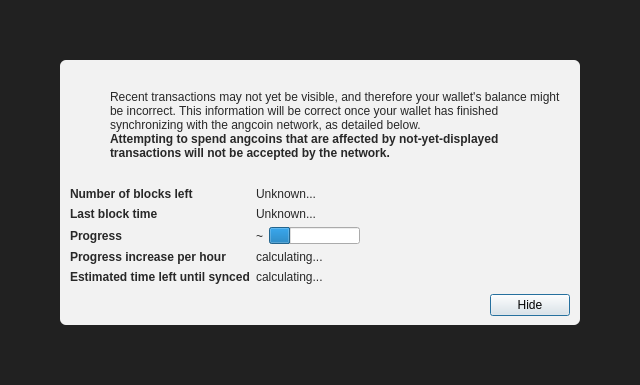
<?xml version="1.0" encoding="UTF-8"?>
<ui version="4.0">
 <class>ModalOverlay</class>
 <widget class="QWidget" name="ModalOverlay">
  <property name="geometry">
   <rect>
    <x>0</x>
    <y>0</y>
    <width>640</width>
    <height>385</height>
   </rect>
  </property>
  <property name="windowTitle">
   <string>Form</string>
  </property>
  <layout class="QVBoxLayout" name="verticalLayout" stretch="0">
   <property name="sizeConstraint">
    <enum>QLayout::SetDefaultConstraint</enum>
   </property>
   <property name="leftMargin">
    <number>0</number>
   </property>
   <property name="topMargin">
    <number>0</number>
   </property>
   <property name="rightMargin">
    <number>0</number>
   </property>
   <property name="bottomMargin">
    <number>0</number>
   </property>
   <item>
    <widget class="QWidget" name="bgWidget" native="true">
     <property name="styleSheet">
      <string notr="true">#bgWidget { background: rgba(0,0,0,220); }</string>
     </property>
     <layout class="QVBoxLayout" name="verticalLayoutMain" stretch="1">
      <property name="leftMargin">
       <number>60</number>
      </property>
      <property name="topMargin">
       <number>60</number>
      </property>
      <property name="rightMargin">
       <number>60</number>
      </property>
      <property name="bottomMargin">
       <number>60</number>
      </property>
      <item>
       <widget class="QWidget" name="contentWidget" native="true">
        <property name="styleSheet">
         <string notr="true">#contentWidget { background: rgba(255,255,255,240); border-radius: 6px; }

QLabel { color: rgb(40,40,40);  }</string>
        </property>
        <layout class="QVBoxLayout" name="verticalLayoutSub" stretch="1,0,0,0">
         <property name="spacing">
          <number>0</number>
         </property>
         <property name="leftMargin">
          <number>10</number>
         </property>
         <property name="topMargin">
          <number>10</number>
         </property>
         <property name="rightMargin">
          <number>10</number>
         </property>
         <property name="bottomMargin">
          <number>10</number>
         </property>
         <item>
          <layout class="QHBoxLayout" name="horizontalLayoutIconText" stretch="0,1">
           <property name="topMargin">
            <number>20</number>
           </property>
           <item>
            <layout class="QVBoxLayout" name="verticalLayoutIcon">
             <property name="leftMargin">
              <number>0</number>
             </property>
             <item>
              <widget class="QPushButton" name="warningIcon">
               <property name="enabled">
                <bool>false</bool>
               </property>
               <property name="text">
                <string/>
               </property>
               <property name="icon">
                <iconset>
                 <normaloff>:/icons/warning</normaloff>
                 <disabledoff>:/icons/warning</disabledoff>:/icons/warning</iconset>
               </property>
               <property name="iconSize">
                <size>
                 <width>48</width>
                 <height>48</height>
                </size>
               </property>
               <property name="flat">
                <bool>true</bool>
               </property>
              </widget>
             </item>
             <item>
              <spacer name="verticalSpacerWarningIcon">
               <property name="orientation">
                <enum>Qt::Vertical</enum>
               </property>
               <property name="sizeHint" stdset="0">
                <size>
                 <width>20</width>
                 <height>40</height>
                </size>
               </property>
              </spacer>
             </item>
            </layout>
           </item>
           <item>
            <layout class="QVBoxLayout" name="verticalLayoutInfoText">
             <property name="leftMargin">
              <number>0</number>
             </property>
             <property name="topMargin">
              <number>0</number>
             </property>
             <item>
              <widget class="QLabel" name="infoText">
               <property name="text">
                <string>Recent transactions may not yet be visible, and therefore your wallet's balance might be incorrect. This information will be correct once your wallet has finished synchronizing with the angcoin network, as detailed below.</string>
               </property>
               <property name="textFormat">
                <enum>Qt::RichText</enum>
               </property>
               <property name="wordWrap">
                <bool>true</bool>
               </property>
              </widget>
             </item>
             <item>
              <widget class="QLabel" name="infoTextStrong">
               <property name="font">
                <font>
                 <weight>75</weight>
                 <bold>true</bold>
                </font>
               </property>
               <property name="text">
                <string>Attempting to spend angcoins that are affected by not-yet-displayed transactions will not be accepted by the network.</string>
               </property>
               <property name="textFormat">
                <enum>Qt::RichText</enum>
               </property>
               <property name="wordWrap">
                <bool>true</bool>
               </property>
              </widget>
             </item>
             <item>
              <spacer name="verticalSpacerInTextSpace">
               <property name="orientation">
                <enum>Qt::Vertical</enum>
               </property>
               <property name="sizeHint" stdset="0">
                <size>
                 <width>20</width>
                 <height>40</height>
                </size>
               </property>
              </spacer>
             </item>
            </layout>
           </item>
          </layout>
         </item>
         <item>
          <spacer name="verticalSpacerAfterText">
           <property name="orientation">
            <enum>Qt::Vertical</enum>
           </property>
           <property name="sizeHint" stdset="0">
            <size>
             <width>20</width>
             <height>40</height>
            </size>
           </property>
          </spacer>
         </item>
         <item>
          <layout class="QFormLayout" name="formLayout">
           <property name="fieldGrowthPolicy">
            <enum>QFormLayout::FieldsStayAtSizeHint</enum>
           </property>
           <property name="horizontalSpacing">
            <number>6</number>
           </property>
           <property name="verticalSpacing">
            <number>6</number>
           </property>
           <property name="topMargin">
            <number>10</number>
           </property>
           <item row="0" column="0">
            <widget class="QLabel" name="labelNumberOfBlocksLeft">
             <property name="font">
              <font>
               <weight>75</weight>
               <bold>true</bold>
              </font>
             </property>
             <property name="text">
              <string>Number of blocks left</string>
             </property>
            </widget>
           </item>
           <item row="0" column="1">
            <widget class="QLabel" name="numberOfBlocksLeft">
             <property name="text">
              <string>Unknown...</string>
             </property>
            </widget>
           </item>
           <item row="1" column="0">
            <widget class="QLabel" name="labelLastBlockTime">
             <property name="font">
              <font>
               <weight>75</weight>
               <bold>true</bold>
              </font>
             </property>
             <property name="text">
              <string>Last block time</string>
             </property>
            </widget>
           </item>
           <item row="1" column="1">
            <widget class="QLabel" name="newestBlockDate">
             <property name="sizePolicy">
              <sizepolicy hsizetype="Maximum" vsizetype="Preferred">
               <horstretch>0</horstretch>
               <verstretch>0</verstretch>
              </sizepolicy>
             </property>
             <property name="text">
              <string>Unknown...</string>
             </property>
            </widget>
           </item>
           <item row="2" column="0">
            <widget class="QLabel" name="labelSyncDone">
             <property name="font">
              <font>
               <weight>75</weight>
               <bold>true</bold>
              </font>
             </property>
             <property name="text">
              <string>Progress</string>
             </property>
            </widget>
           </item>
           <item row="2" column="1">
            <layout class="QHBoxLayout" name="horizontalLayoutSync" stretch="0,1">
             <item>
              <widget class="QLabel" name="percentageProgress">
               <property name="text">
                <string notr="true">~</string>
               </property>
              </widget>
             </item>
             <item>
              <widget class="QProgressBar" name="progressBar">
               <property name="value">
                <number>24</number>
               </property>
               <property name="format">
                <string/>
               </property>
              </widget>
             </item>
            </layout>
           </item>
           <item row="4" column="0">
            <widget class="QLabel" name="labelProgressIncrease">
             <property name="font">
              <font>
               <weight>75</weight>
               <bold>true</bold>
              </font>
             </property>
             <property name="text">
              <string>Progress increase per hour</string>
             </property>
            </widget>
           </item>
           <item row="4" column="1">
            <widget class="QLabel" name="progressIncreasePerH">
             <property name="text">
              <string>calculating...</string>
             </property>
            </widget>
           </item>
           <item row="5" column="0">
            <widget class="QLabel" name="labelEstimatedTimeLeft">
             <property name="font">
              <font>
               <weight>75</weight>
               <bold>true</bold>
              </font>
             </property>
             <property name="text">
              <string>Estimated time left until synced</string>
             </property>
            </widget>
           </item>
           <item row="5" column="1">
            <widget class="QLabel" name="expectedTimeLeft">
             <property name="text">
              <string>calculating...</string>
             </property>
            </widget>
           </item>
          </layout>
         </item>
         <item>
          <layout class="QHBoxLayout" name="horizontalLayoutButtons">
           <property name="leftMargin">
            <number>10</number>
           </property>
           <property name="topMargin">
            <number>10</number>
           </property>
           <item>
            <spacer name="horizontalSpacer">
             <property name="orientation">
              <enum>Qt::Horizontal</enum>
             </property>
             <property name="sizeHint" stdset="0">
              <size>
               <width>40</width>
               <height>20</height>
              </size>
             </property>
            </spacer>
           </item>
           <item>
            <widget class="QPushButton" name="closeButton">
             <property name="text">
              <string>Hide</string>
             </property>
             <property name="shortcut">
              <string>Esc</string>
             </property>
             <property name="focusPolicy">
              <enum>Qt::StrongFocus</enum>
             </property>
             <property name="default">
              <bool>true</bool>
             </property>
            </widget>
           </item>
          </layout>
         </item>
        </layout>
       </widget>
      </item>
     </layout>
    </widget>
   </item>
  </layout>
 </widget>
 <resources/>
 <connections/>
</ui>
